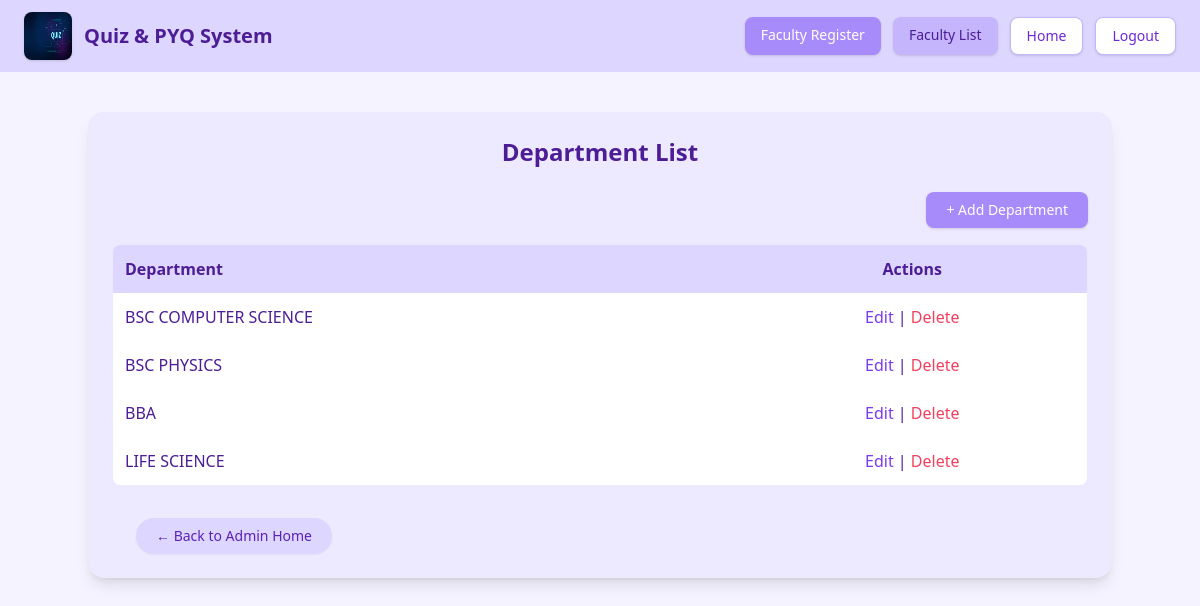
The app's page /department/list/ with its own data.
### Common/models.py (models this page shows, shortened)
class Department(models.Model):
    department_name = models.CharField(max_length=30,)

### user/views.py (the view)
# urls.py: path('department/list/', views.department_list, name='department_list'),
def department_list(request):
    departments = Department.objects.all()
    return render(
        request,
        "user/department_list.html",
        {
            "departments": departments
        }
    )

### user/Templates/user/department_list.html (shortened to what this page needs)
{% include 'uheader.html' %}
<div class="min-h-screen bg-violet-50 py-10">
<div class="max-w-5xl mx-auto bg-violet-100 p-6 rounded-2xl shadow-lg">
    <h2 class="text-2xl font-bold text-center mb-6 text-violet-900">
        Department List
    </h2>
    <div class="flex justify-end mb-4">
        <a href="{% url 'department_add' %}"
           class="bg-violet-400 text-white px-5 py-2 rounded-lg
                  hover:bg-violet-500 transition text-sm font-medium shadow">
            + Add Department
        </a>
    </div>
    <table class="w-full border border-violet-200 rounded-lg overflow-hidden">
        <tr class="bg-violet-200 text-violet-900">
          <th class="p-3 text-left">Department</th>
          <th class="p-3 text-center">Actions</th>
        </tr>
        {% for d in departments %}
        <tr class="bg-white hover:bg-violet-50 transition">
          <td class="p-3">{{ d.department_name }}</td>
          <td class="p-3 text-center">
            <a href="{% url 'department_edit' d.pk %}"
               class="text-violet-600 hover:underline font-medium">
               Edit
            </a>
            |
            <a href="{% url 'department_delete' d.pk %}"
               onclick="return confirm('Delete department?')"
               class="text-rose-500 hover:underline font-medium">
               Delete
            </a>
          </td>
        </tr>
        {% empty %}
        <tr>
          <td colspan="2" class="p-6 text-center text-violet-500">
            No departments found.
          </td>
        </tr>
        {% endfor %}
    </table>
<div class="mt-8 ml-6">
    <a href="{% url 'admin_home' %}"
       class="inline-flex items-center gap-2
              px-5 py-2 rounded-full
              bg-violet-200 text-violet-800
              hover:bg-violet-300 hover:text-violet-900
              transition shadow-sm font-medium text-sm">
        ← Back to Admin Home
    </a>
</div>
</div>
</div>

### records on screen
Department: department_name "BSC COMPUTER SCIENCE"
Department: department_name "BSC PHYSICS"
Department: department_name "BBA"
Department: department_name "LIFE SCIENCE"
